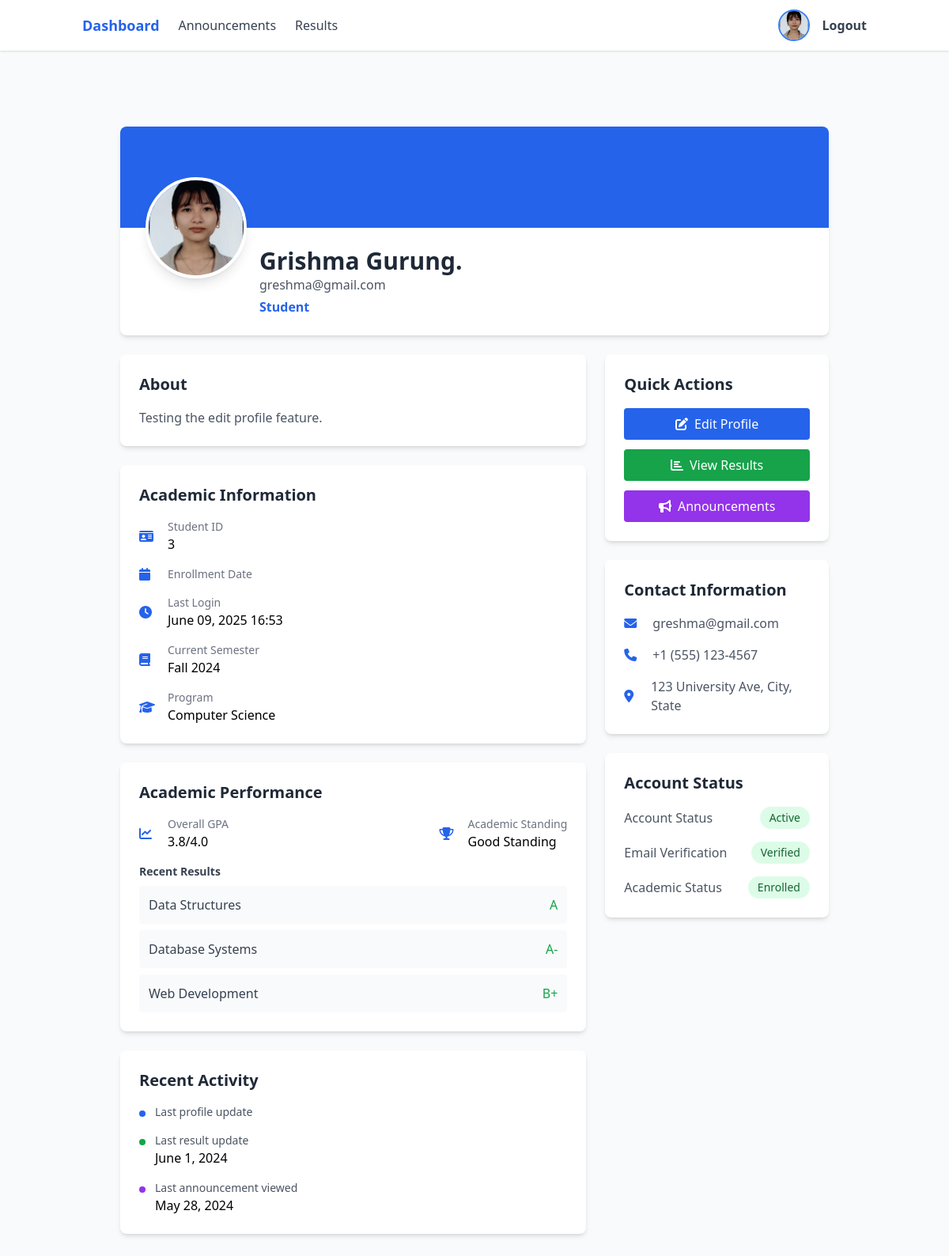
Screenshot of /student/profile/ (signed in) with the database file from the repository.
### users/models.py (models this page shows, shortened)
class User(AbstractBaseUser, PermissionsMixin):
    ROLE_CHOICES = [
        ('teacher', 'Teacher'),
        ('student', 'Student'),
        ('admin', 'Admin'),
    ]
    email = models.EmailField(unique=True)
    role = models.CharField(max_length=10, choices=ROLE_CHOICES)
    is_active = models.BooleanField(default=True)
    is_staff = models.BooleanField(default=False)
    profile_image = models.ImageField(upload_to=user_profile_image_path, null=True, blank=True)
    full_name = models.CharField(max_length=255, null=True, blank=True)
    bio = models.TextField(null=True, blank=True)
    USERNAME_FIELD = 'email'
    REQUIRED_FIELDS = ['role']
    objects = UserManager()
    @property
    def is_teacher(self):
        return self.role == 'teacher'
    def get_role_display(self):
        return dict(self.ROLE_CHOICES).get(self.role, self.role)

### users/views.py (the view)
# urls.py: path('student/profile/', views.profile, name='profile'),
@login_required
def profile(request):
    if request.user.role != 'student':
        return redirect('login')
    return render(request, 'users/profile.html')

### users/templates/users/profile.html (shortened to what this page needs)
{% extends 'users/base.html' %}
{% block content %}
<div class="container mx-auto px-4 py-8">
    <div class="max-w-4xl mx-auto">
        <div class="bg-white rounded-lg shadow-md overflow-hidden">
            <div class="bg-blue-600 h-32"></div>
            <div class="px-8 py-6 relative">
                <div class="absolute -top-16 left-8">
                    {% if user.profile_image %}
                        <img src="{{ user.profile_image.url }}" alt="Profile" class="w-32 h-32 rounded-full object-cover border-4 border-white shadow-lg">
                    {% else %}
                        <img src="https://ui-avatars.com/api/?name={{ user.full_name|default:user.email }}&background=3b82f6&color=fff&size=128" class="w-32 h-32 rounded-full object-cover border-4 border-white shadow-lg">
                    {% endif %}
                </div>
                <div class="ml-36">
                    <h2 class="text-3xl font-bold text-gray-800">{{ user.full_name }}</h2>
                    <p class="text-gray-600">{{ user.email }}</p>
                    <p class="text-blue-600 font-semibold mt-1">{{ user.get_role_display }}</p>
                </div>
            </div>
        </div>
        <div class="grid grid-cols-1 md:grid-cols-3 gap-6 mt-6">
            <div class="md:col-span-2 space-y-6">
                <div class="bg-white rounded-lg shadow-md p-6">
                    <h3 class="text-xl font-semibold text-gray-800 mb-4">About</h3>
                    <p class="text-gray-600">{{ user.bio|default:"No bio available" }}</p>
                </div>
                <div class="bg-white rounded-lg shadow-md p-6">
                    <h3 class="text-xl font-semibold text-gray-800 mb-4">Academic Information</h3>
                    <div class="space-y-4">
                        <div class="flex items-center">
                            <i class="fas fa-id-card text-blue-600 w-6"></i>
                            <div class="ml-3">
                                <p class="text-sm text-gray-500">Student ID</p>
                                <p class="font-medium">{{ user.id }}</p>
                            </div>
                        </div>
                        <div class="flex items-center">
                            <i class="fas fa-calendar text-blue-600 w-6"></i>
                            <div class="ml-3">
                                <p class="text-sm text-gray-500">Enrollment Date</p>
                            </div>
                        </div>
                        <div class="flex items-center">
                            <i class="fas fa-clock text-blue-600 w-6"></i>
                            <div class="ml-3">
                                <p class="text-sm text-gray-500">Last Login</p>
                                <p class="font-medium">{{ user.last_login|date:"F d, Y H:i" }}</p>
                            </div>
                        </div>
                        <div class="flex items-center">
                            <i class="fas fa-book text-blue-600 w-6"></i>
                            <div class="ml-3">
                                <p class="text-sm text-gray-500">Current Semester</p>
                                <p class="font-medium">Fall 2024</p>
                            </div>
                        </div>
                        <div class="flex items-center">
                            <i class="fas fa-graduation-cap text-blue-600 w-6"></i>
                            <div class="ml-3">
                                <p class="text-sm text-gray-500">Program</p>
                                <p class="font-medium">Computer Science</p>
                            </div>
                        </div>
                    </div>
                </div>
                <div class="bg-white rounded-lg shadow-md p-6">
                    <h3 class="text-xl font-semibold text-gray-800 mb-4">Academic Performance</h3>
                    <div class="space-y-4">
                        <div class="flex items-center justify-between">
                            <div class="flex items-center">
                                <i class="fas fa-chart-line text-blue-600 w-6"></i>
                                <div class="ml-3">
                                    <p class="text-sm text-gray-500">Overall GPA</p>
                                    <p class="font-medium">3.8/4.0</p>
                                </div>
                            </div>
                            <div class="flex items-center">
                                <i class="fas fa-trophy text-blue-600 w-6"></i>
                                <div class="ml-3">
                                    <p class="text-sm text-gray-500">Academic Standing</p>
                                    <p class="font-medium">Good Standing</p>
                                </div>
                            </div>
                        </div>
                        <div class="mt-4">
                            <h4 class="text-sm font-semibold text-gray-700 mb-2">Recent Results</h4>
                            <div class="space-y-2">
                                <div class="flex justify-between items-center bg-gray-50 p-3 rounded">
                                    <span class="text-gray-700">Data Structures</span>
                                    <span class="font-medium text-green-600">A</span>
                                </div>
                                <div class="flex justify-between items-center bg-gray-50 p-3 rounded">
                                    <span class="text-gray-700">Database Systems</span>
                                    <span class="font-medium text-green-600">A-</span>
                                </div>
                                <div class="flex justify-between items-center bg-gray-50 p-3 rounded">
                                    <span class="text-gray-700">Web Development</span>
                                    <span class="font-medium text-green-600">B+</span>
                                </div>
                            </div>
                        </div>
                    </div>
                </div>
                <div class="bg-white rounded-lg shadow-md p-6">
                    <h3 class="text-xl font-semibold text-gray-800 mb-4">Recent Activity</h3>
                    <div class="space-y-4">
                        <div class="flex items-start">
                            <div class="w-2 h-2 bg-blue-600 rounded-full mt-2"></div>
                            <div class="ml-3">
                                <p class="text-sm text-gray-600">Last profile update</p>
                            </div>
                        </div>
                        <div class="flex items-start">
                            <div class="w-2 h-2 bg-green-600 rounded-full mt-2"></div>
                            <div class="ml-3">
                                <p class="text-sm text-gray-600">Last result update</p>
                                <p class="font-medium">June 1, 2024</p>
                            </div>
                        </div>
                        <div class="flex items-start">
                            <div class="w-2 h-2 bg-purple-600 rounded-full mt-2"></div>
                            <div class="ml-3">
                                <p class="text-sm text-gray-600">Last announcement viewed</p>
                                <p class="font-medium">May 28, 2024</p>
                            </div>
                        </div>
                    </div>
                </div>
            </div>
            <div class="space-y-6">
                <div class="bg-white rounded-lg shadow-md p-6">
                    <h3 class="text-xl font-semibold text-gray-800 mb-4">Quick Actions</h3>
                    <div class="space-y-3">
                        <a href="/student/edit-profile/" class="block w-full text-center bg-blue-600 text-white py-2 px-4 rounded hover:bg-blue-700 transition">
                            <i class="fas fa-edit mr-2"></i>Edit Profile
                        </a>
                        <a href="/student/results/" class="block w-full text-center bg-green-600 text-white py-2 px-4 rounded hover:bg-green-700 transition">
                            <i class="fas fa-chart-bar mr-2"></i>View Results
                        </a>
                        <a href="/student/announcements/" class="block w-full text-center bg-purple-600 text-white py-2 px-4 rounded hover:bg-purple-700 transition">
                            <i class="fas fa-bullhorn mr-2"></i>Announcements
                        </a>
                    </div>
                </div>
                <div class="bg-white rounded-lg shadow-md p-6">
                    <h3 class="text-xl font-semibold text-gray-800 mb-4">Contact Information</h3>
                    <div class="space-y-4">
                        <div class="flex items-center">
                            <i class="fas fa-envelope text-blue-600 w-6"></i>
                            <p class="ml-3 text-gray-600">{{ user.email }}</p>
                        </div>
                        <div class="flex items-center">
                            <i class="fas fa-phone text-blue-600 w-6"></i>
                            <p class="ml-3 text-gray-600">+1 (555) 123-4567</p>
                        </div>
                        <div class="flex items-center">
                            <i class="fas fa-map-marker-alt text-blue-600 w-6"></i>
                            <p class="ml-3 text-gray-600">123 University Ave, City, State</p>
                        </div>
                    </div>
                </div>
                <div class="bg-white rounded-lg shadow-md p-6">
                    <h3 class="text-xl font-semibold text-gray-800 mb-4">Account Status</h3>
                    <div class="space-y-4">
                        <div class="flex items-center justify-between">
                            <span class="text-gray-600">Account Status</span>
                            <span class="px-3 py-1 bg-green-100 text-green-800 rounded-full text-sm font-medium">
                                Active
                            </span>
                        </div>
                        <div class="flex items-center justify-between">
                            <span class="text-gray-600">Email Verification</span>
                            <span class="px-3 py-1 bg-green-100 text-green-800 rounded-full text-sm font-medium">
                                Verified
                            </span>
                        </div>
                        <div class="flex items-center justify-between">
                            <span class="text-gray-600">Academic Status</span>
                            <span class="px-3 py-1 bg-green-100 text-green-800 rounded-full text-sm font-medium">
                                Enrolled
                            </span>
                        </div>
                    </div>
                </div>
            </div>
        </div>
    </div>
</div>
{% endblock %}

### users/templates/users/navbar.html
{% if user.is_teacher %}
<nav class="bg-white shadow mb-8">
    <div class="container mx-auto px-4 py-3 flex items-center justify-between">
        <div class="flex items-center space-x-6">
            <a href="{% url 'teacher_dashboard' %}" class="text-blue-600 font-bold text-lg">Dashboard</a>
            <a href="{% url 'teacher_announcements' %}" class="text-gray-700 hover:text-blue-600">Announcements</a>
            <a href="{% url 'teacher_results' %}" class="text-gray-700 hover:text-blue-600">Results</a>
            <a href="{% url 'teacher_students' %}" class="text-gray-700 hover:text-blue-600">Students</a>
        </div>
        <div class="flex items-center space-x-4">
            <a href="{% url 'profile' %}" class="flex items-center">
                {% if user.profile_image %}
                    <img src="{{ user.profile_image.url }}" alt="Profile" class="w-10 h-10 rounded-full object-cover border-2 border-blue-500">
                {% else %}
                    <span class="w-10 h-10 flex items-center justify-center rounded-full bg-gray-300 text-gray-600">
                        <i class="fas fa-user"></i>
                    </span>
                {% endif %}
            </a>
            <a href="{% url 'logout' %}" class="text-gray-700 hover:text-red-500 font-semibold">Logout</a>
        </div>
    </div>
</nav>
{% else %}
<nav class="bg-white shadow mb-8">
    <div class="container mx-auto px-4 py-3 flex items-center justify-between">
        <div class="flex items-center space-x-6">
            <a href="{% url 'student_dashboard' %}" class="text-blue-600 font-bold text-lg">Dashboard</a>
            <a href="{% url 'student_announcements' %}" class="text-gray-700 hover:text-blue-600">Announcements</a>
            <a href="{% url 'student_results' %}" class="text-gray-700 hover:text-blue-600">Results</a>
        </div>
        <div class="flex items-center space-x-4">
            <a href="{% url 'profile' %}" class="flex items-center">
                {% if user.profile_image %}
                    <img src="{{ user.profile_image.url }}" alt="Profile" class="w-10 h-10 rounded-full object-cover border-2 border-blue-500">
                {% else %}
                    <span class="w-10 h-10 flex items-center justify-center rounded-full bg-gray-300 text-gray-600">
                        <i class="fas fa-user"></i>
                    </span>
                {% endif %}
            </a>
            <a href="{% url 'logout' %}" class="text-gray-700 hover:text-red-500 font-semibold">Logout</a>
        </div>
    </div>
</nav>
{% endif %}

### rows the page displays
User: profile_image (picture), full_name "Grishma Gurung.", email "greshma@gmail.com", role "Student", bio "Testing the edit profile feature.", id "3", last_login "June 09, 2025 16:53"
